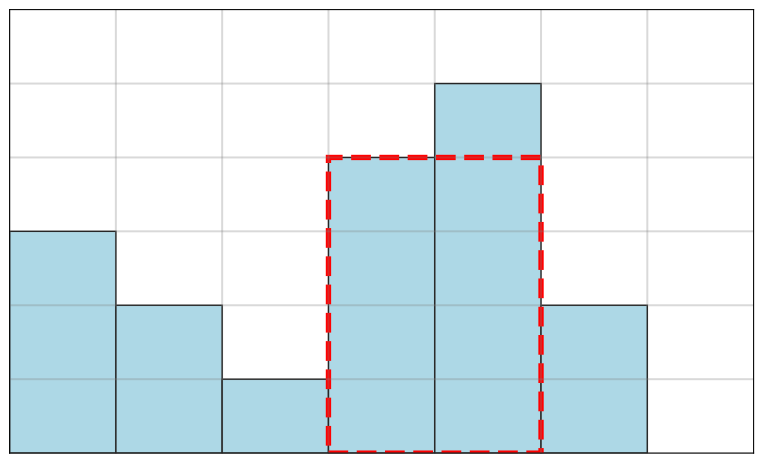

Source code (Python):
import matplotlib.pyplot as plt
import numpy as np
from matplotlib.patches import Rectangle

def draw_rectangle_illustration(heights, max_rect=None, save_path='rec.svg'):
    """
    绘制最大矩形面积示意图
    
    参数:
    heights: 每列高度列表
    max_rect: 最大矩形信息，格式为 (start_idx, end_idx, height, area)
    save_path: 保存路径
    """
    n = len(heights)
    
    # 创建图形
    fig, ax = plt.subplots(figsize=(10, 6))
    
    # 设置坐标轴
    ax.set_xlim(0, n + 1)
    ax.set_ylim(0, max(heights) * 1.2)
    
    # 绘制网格线
    for i in range(n + 1):
        ax.axvline(x=i, color='gray', linestyle='-', alpha=0.3)
    
    for i in range(max(heights) + 1):
        ax.axhline(y=i, color='gray', linestyle='-', alpha=0.3)
    
    # 绘制各列
    for i in range(n):
        x = i + 0.5
        height = heights[i]
        
        # 绘制列
        column = Rectangle((x - 0.5, 0), 1, height, 
                          facecolor='lightblue', edgecolor='black')
        ax.add_patch(column)
    
    # 如果提供了最大矩形信息，则高亮显示
    if max_rect:
        start_idx, end_idx, height, area = max_rect
        start_x = start_idx + 0.5 - 0.5
        width = end_idx - start_idx + 1
        
        # 绘制最大矩形
        max_rect_patch = Rectangle((start_x, 0), width, height, 
                                 facecolor='none', edgecolor='red', 
                                 linewidth=4, linestyle='--')
        ax.add_patch(max_rect_patch)
    
    # 移除坐标轴刻度
    ax.set_xticks([])
    ax.set_yticks([])
    
    # 移除坐标轴标签和标题
    ax.set_xlabel('')
    ax.set_ylabel('')
    ax.set_title('')
    
    # 移除图例
    ax.legend().remove()
    
    # 保存为SVG
    plt.savefig(save_path, format='svg', bbox_inches='tight')
    print(f"示意图已保存为 {save_path}")
    
    # 关闭图形
    plt.close()

# 示例数据
example_heights = [3, 2, 1, 4, 5, 2]
# 最大矩形信息: (起始索引, 结束索引, 高度, 面积)
max_rectangle = (3, 4, 4, 8)  # 从第4列到第5列，高度为4，面积为8

# 绘制示意图
draw_rectangle_illustration(example_heights, max_rectangle)
